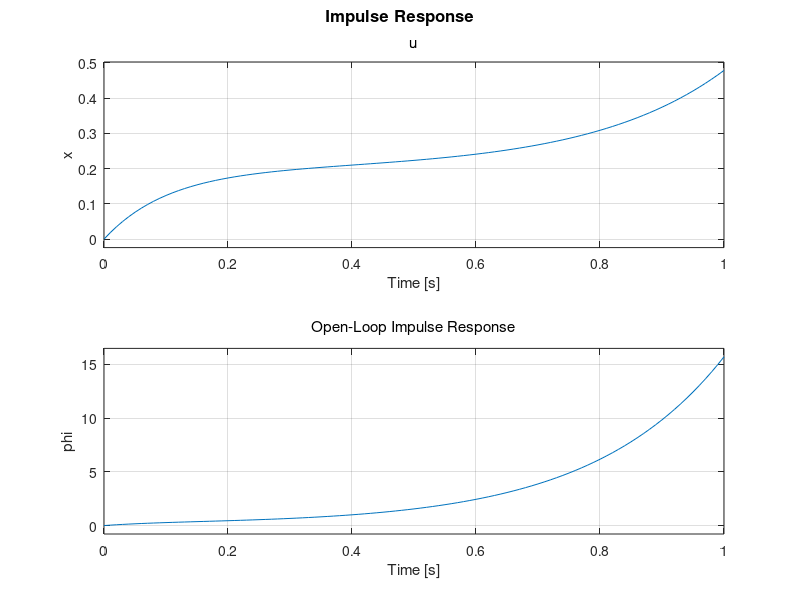
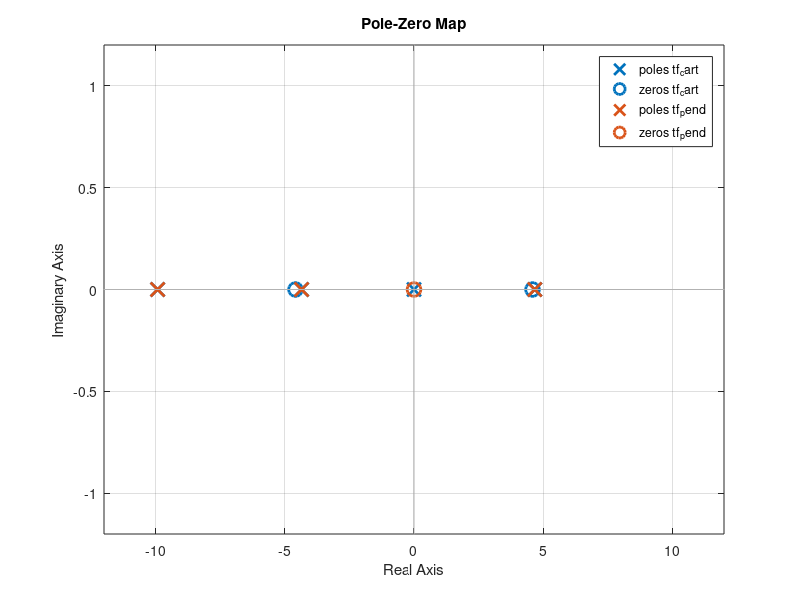
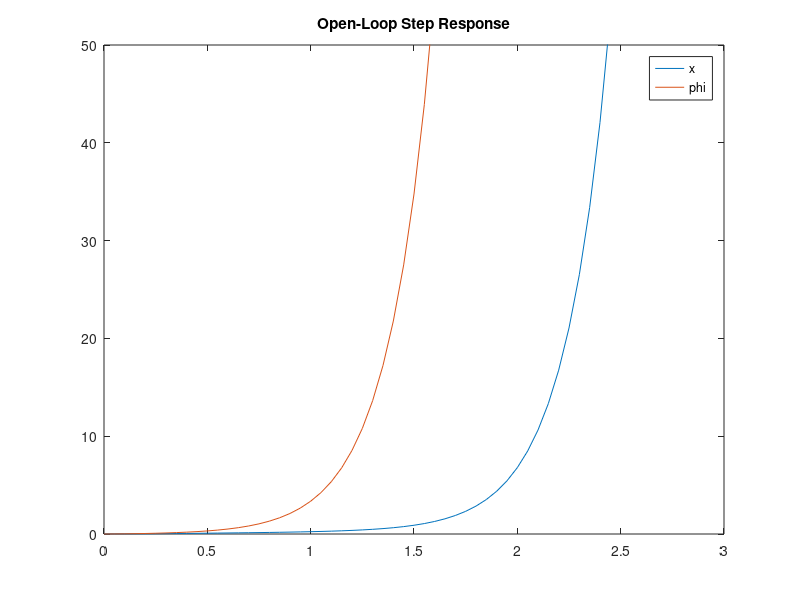

MATLAB code for these plots, in order: (Note: this script raises an error after producing the figures.)
clc, clear, close all

M = 0.5; % mass of pend [kg]
m = 0.084;  % mass of cart [kg]
b = 5; % viscous dampening of cart [N/(m/s)]
g = 9.82; % acceleration of gravity [m/s^2]
l = 0.35; % length of pend [m]
I = (1.0/3.0)*m*l^2; % Moment of inertia for rod

q = (M+m)*(I+m*l^2)-(m*l)^2;
s = tf('s');

% Transfer functions for the system are modelled as per
% https://ctms.engin.umich.edu/CTMS/index.php?example=InvertedPendulum&section=SystemModeling

tf_cart = (((I+m*l^2)/q)*s^2 - (m*g*l/q))/(s^4 + (b*(I + m*l^2))*s^3/q - ((M + m)*m*g*l)*s^2/q - b*m*g*l*s/q)
tf_pend = (m*l*s/q)/(s^3 + (b*(I + m*l^2))*s^2/q - ((M + m)*m*g*l)*s/q - b*m*g*l/q)

s = tf('s');

tf_sys = [tf_cart ; tf_pend];

inputs = {'u'};
outputs = {'x'; 'phi'};

set(tf_sys,'InputName',inputs)
set(tf_sys,'OutputName',outputs)

tf_sys

% System is shown on state space form
ss_sys = ss(tf_sys)

% The system is analysed as per
% https://ctms.engin.umich.edu/CTMS/index.php?example=InvertedPendulum&section=SystemAnalysis

t=0:0.01:1;
figure
impulse(tf_sys,t);
title('Open-Loop Impulse Response')

figure
pzmap(tf_cart,tf_pend)
grid on
[zeros_c, poles_p] = zpkdata(tf_cart,'v')
[zeros_p, poles_p] = zpkdata(tf_pend,'v')

t = 0:0.05:10;
u = ones(size(t));
[y,t] = lsim(tf_sys,u,t);
figure
plot(t,y)
title('Open-Loop Step Response')
axis([0 3 0 50])
legend('x','phi')

step_info = lsiminfo(y,t);
cart_info = step_info(1)
pend_info = step_info(2)

% Now, root locus is used to find the proper controller as per
% https://ctms.engin.umich.edu/CTMS/index.php?example=InvertedPendulum&section=ControlRootLocus

figure
rlocus(tf_pend)
title('Root Locus of Plant (under Proportional Control)')

C = 1/s;
figure
rlocus(C*tf_pend)
title('Root Locus with Integral Control')

zeros = zero(C*tf_pend)
poles = pole(C*tf_pend)

% PID Controller is made
z = [-3 -4];
p = 0;
k = 1;
C = zpk(z,p,k);

rlocus(C*tf_pend)
title('Root Locus with PID Controller')
[k,poles] = rlocfind(C*tf_pend)

K = k;
T = feedback(tf_pend,K*C);
figure
impulse(T)
title('Impulse Disturbance Response of Pendulum Angle under PID Control');

T2 = feedback(1,tf_pend*C)*tf_cart;
t = 0:0.01:8.5;
figure
impulse(T2, t);
title('Impulse Disturbance Response of Cart Position under PID Control');